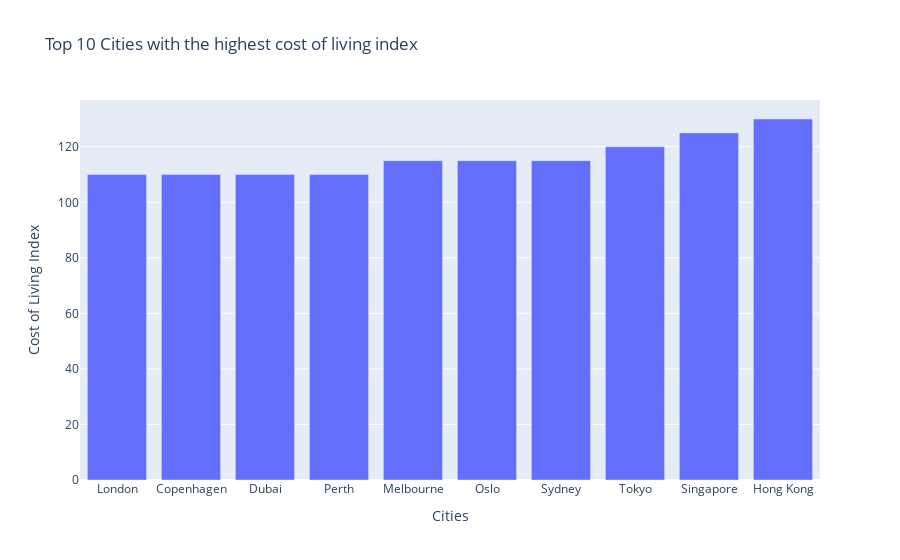

Source (notebook cell):
### Code cell
fig = go.Figure([go.Bar(x=most_expensive['City'], y=most_expensive['Cost_of_Living_Index'])])
fig.update_layout(title="Top 10 Cities with the highest cost of living index", xaxis_title="Cities",
    yaxis_title="Cost of Living Index")
fig.show()

### Figure 1 — Plotly figure (JSON) as saved in the notebook; plotly's stock layout.template omitted (floating-point values rounded to 4 significant figures)
{"data": [{"type": "bar", "x": ["London", "Copenhagen", "Dubai", "Perth", "Melbourne", "Oslo", "Sydney", "Tokyo", "Singapore", "Hong Kong"], "y": [110, 110, 110, 110, 115, 115, 115, 120, 125, 130]}], "layout": {"title": {"text": "Top 10 Cities with the highest cost of living index"}, "xaxis": {"title": {"text": "Cities"}}, "yaxis": {"title": {"text": "Cost of Living Index"}}}}
